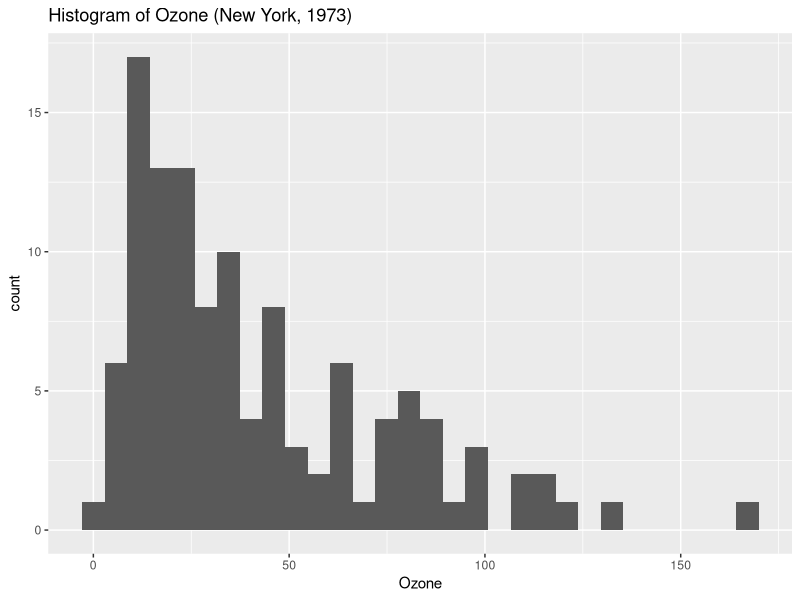
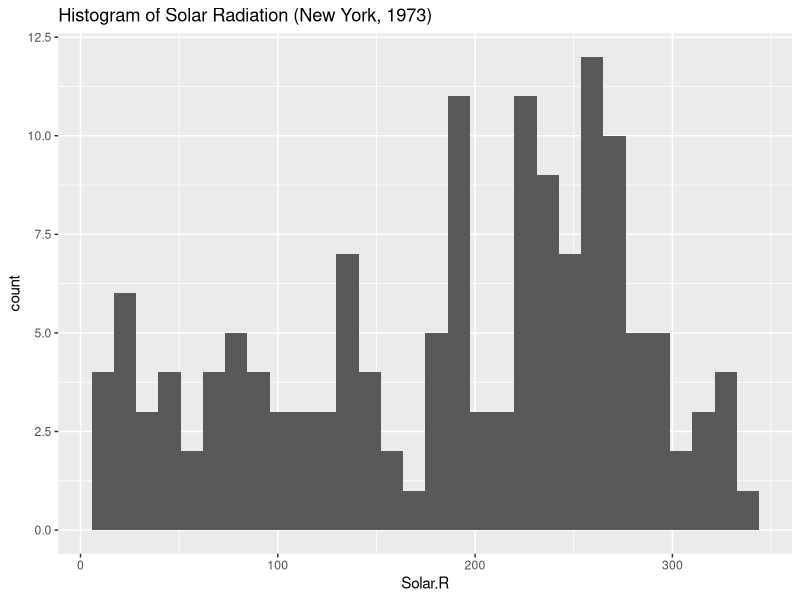
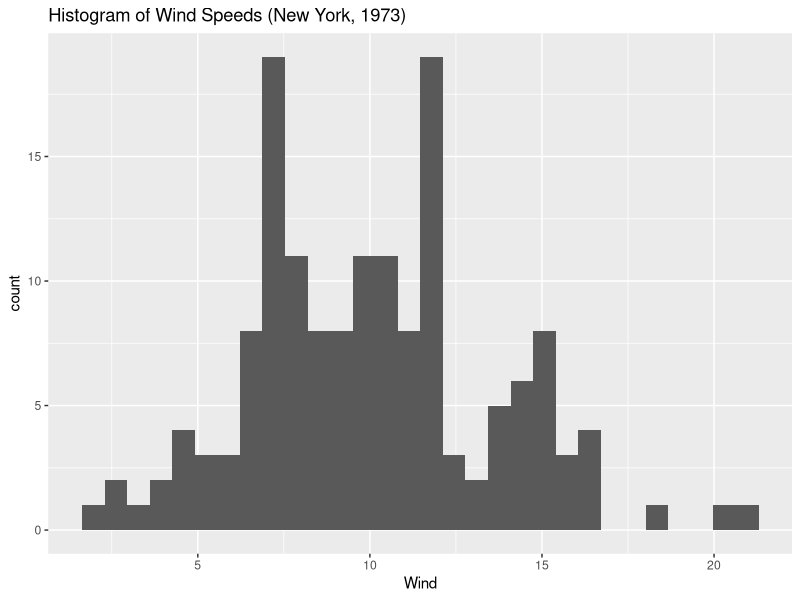
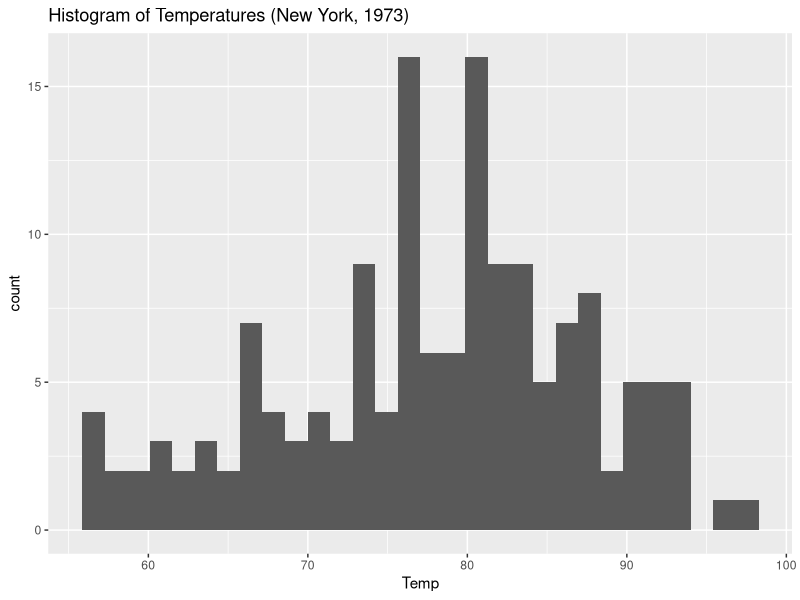
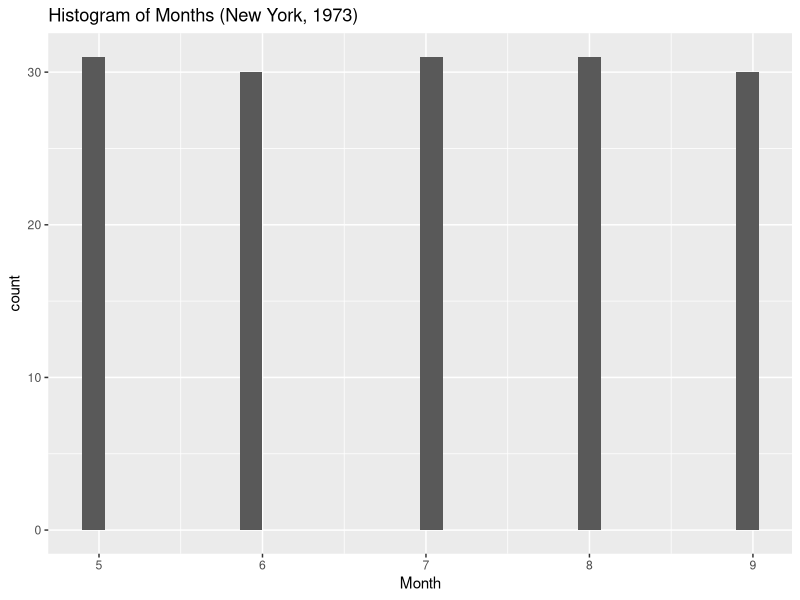
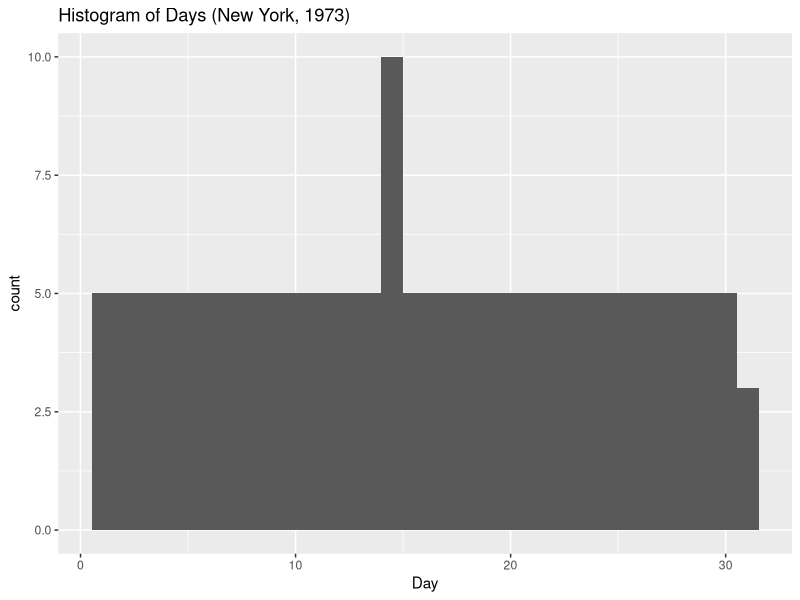
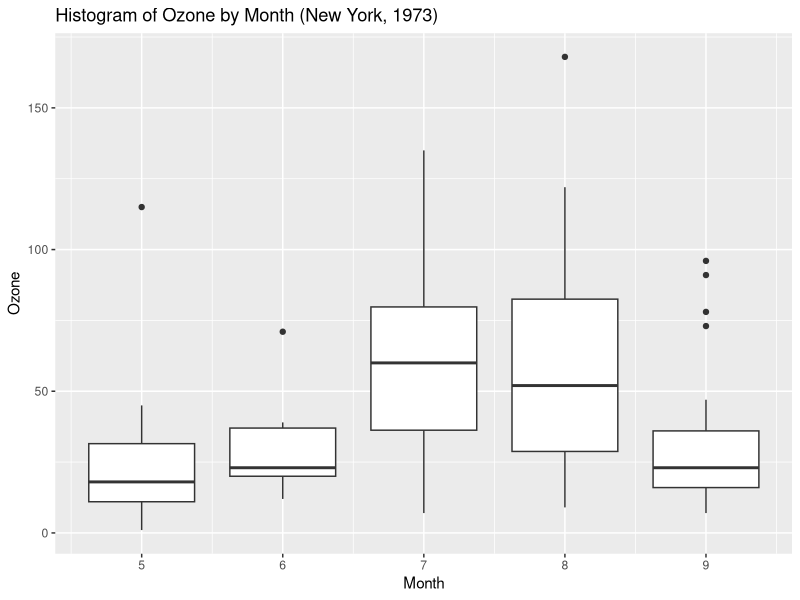
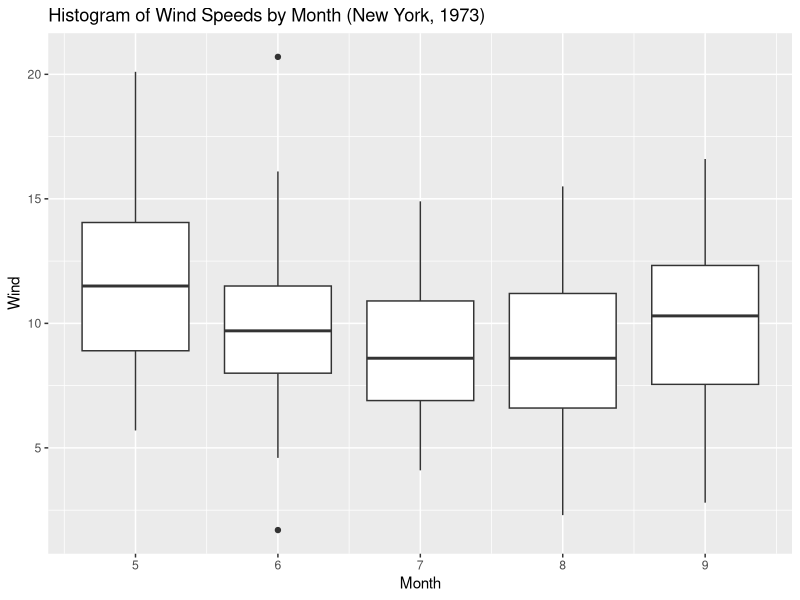

Recreate these plots in R, in order.
# Brett W. 
# LIS4761 - Data Mining
# Lesson 2: Pictures Versus Numbers
# Visualization Homework: Air Quality Analysis

# Step 1: Load the data. 
attach(airquality)
require(ggplot2)
require(reshape2)

# Step 2: Clean the data. 
# The ggplot2 library I use will automatically takes care of the NA's.
# If I were using other methods, I would have to address the NA's.
# In Step 4, NA's are dealt with to create the heatmap. 

# Step 3: Understand the data distribution. 

# Histogram for ozone.
ggplot(airquality, aes(Ozone)) + geom_histogram() + ggtitle("Histogram of Ozone (New York, 1973)")

# Histogram for solar radiation. 
ggplot(airquality, aes(Solar.R)) + geom_histogram() + ggtitle("Histogram of Solar Radiation (New York, 1973)")

# Histogram for wind speeds.
ggplot(airquality, aes(Wind)) + geom_histogram() + ggtitle("Histogram of Wind Speeds (New York, 1973)")

# Histogram for temperature. 
ggplot(airquality, aes(Temp)) + geom_histogram() + ggtitle("Histogram of Temperatures (New York, 1973)")

# Histogram for month.
ggplot(airquality, aes(Month)) + geom_histogram() + ggtitle("Histogram of Months (New York, 1973)")

# Histogram for day. 
ggplot(airquality, aes(Day)) + geom_histogram() + ggtitle("Histogram of Days (New York, 1973)")

# Boxplot for ozone.
ggplot(airquality, aes(Month, Ozone, group = Month)) + geom_boxplot() + ggtitle("Histogram of Ozone by Month (New York, 1973)")

# Boxplot for wind speeds.
ggplot(airquality, aes(Month, Wind, group = Month)) + geom_boxplot() + ggtitle("Histogram of Wind Speeds by Month (New York, 1973)")

# Step 4: Look at all the data via a heatmap. 
df <- data.frame(airquality[, -5])
df <- na.omit(df)

cormat <- round(cor(df), 2)

melted_cormat <- melt(cormat)

ggplot(data = melted_cormat, aes(x=Var1, y=Var2, fill=value)) + geom_tile() + ggtitle("Heatmap of New York Air Quality (1973)")

# Step 5: Look at all the data via a scatter chart. 
ggplot(airquality, aes(x=Wind,y= Temp, dotsize = Ozone, color = Solar.R)) + geom_point() + ggtitle("Scatterplot of New York Air Quality (1973)")

# Step 6: Final analysis.
### Do you see any patterns after exploring the data ###
# One of the patterns I thought was intersting was the histogram of wind speeds by month. 
# This visualization clearly shows that some months in New York had significantly faster
# winds than other months. Similar results for the histogram on ozone.
# Another interesting graph was the heatmap. People are easily able to distinguish 
# patterns using heatmaps. In this case, the relationships like temperature and ozone
# and solar radiation and temperature are more easily discovered. 

### What was the most useful visualization ###
# The histograms in my opinion were the most useful visualizations. 
# While the final scatterplot may have the most variables, too many 
# variables can be confusing. Histograms convey more analytic data
# in this situation. 

